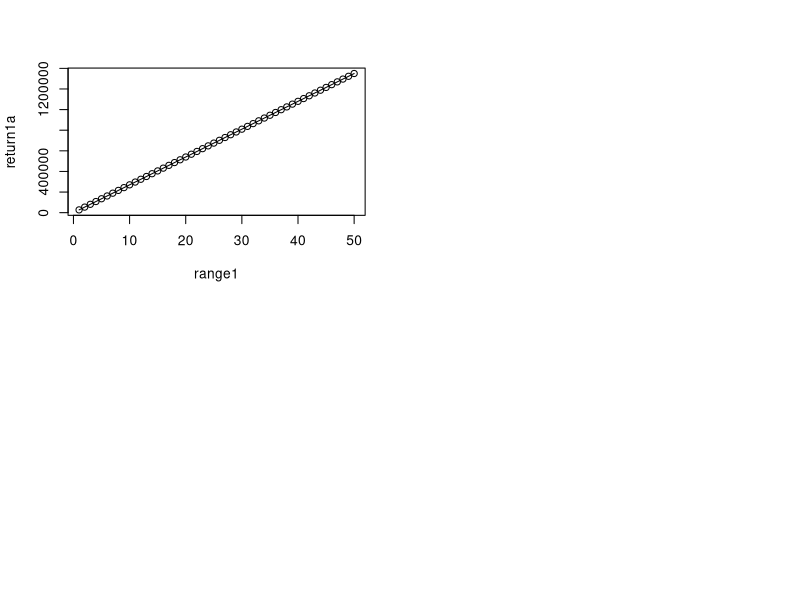

Generate this figure with R: (Note: this script raises an error after producing the figure.)

simulation <- function(k, n, beta, linear = TRUE) {
  
  # This function simulates the Data for a linear regression model or a binary 
  # classification model 
  
  # Parameters:
  #    k ... number of covariables
  #    n ... number of observations
  #    linear ... linear regression model or binary classification model
  #    beta ... the true beta
  
  # Output:
  # data set with columns y, x_1, ... x_k, pred
  #  pred ... the true prediction X*beta
  
  
  ### simulate X and beta step by step
  
  # X_1
  i <- 1
  Xname <- paste0("x", i)
  def <- defData(varname = Xname, 
                 dist = "normal", 
                 formula = 0, 
                 variance = 1) 
  
  # if k > 1 generate more columns
  if (k > 1) {
    for (i in 2:k) {
      # name of the coulum
      Xname <- c(Xname, paste0("x", i))
      
      # X_i
      def <- defData(def, 
                     varname = Xname[i], 
                     dist = "normal", 
                     formula = 0, 
                     variance = 1) 
      
    }
  }
  
  # create the formula
  formula <- paste(beta, "*", c("1", Xname), collapse = " + ")
  
  if (linear) {
    
    # generate Y according to the formula
    def <- defData(def, 
                   varname = "y", 
                   dist = "normal", 
                   formula = formula, 
                   variance = 1)
  } else {
    
    # generate a binary Y according to the formula
    def <- defData(def, 
                   varname = "y", 
                   dist = "binary",
                   formula = formula, 
                   variance = 100000,
                   link = "logit")
  }
  
  data <- genData(n, def)   # generate the data
  data$id <- NULL           # delete id column
  return(data)              # return the data set
}

# ------------------------------------------------------------------------------
# Grafik for Computational complexity
# ------------------------------------------------------------------------------

# change plot parameters
par(mfrow = c(2,2))



# Linear regression
formel1a <- function(B = 30, k = 10, n = 30, p = 3) {
  if (p > n) {
    returni <- B*p*n^2
  } else {
    returni <- B*n^3
  }
  return(returni)
}

formel2a <- function(B = 30, k = 10, n = 30, p = 3) {
  if (p > n) {
    returni <- B*p*n^2
  } else {
    returni <- B*n^3
  }
  return(returni)
}

formel3a <- function(B = 30, k = 10, n = 30, p = 3) {
  if (p > n) {
    returni <- B*p*n^2
  } else {
    returni <- B*n^3
  }
  return(returni)
}

formel4a <- function(B = 30, k = 10, n = 30, p = 3) {
  if (p > n) {
    returni <- k*n^2*p
  } else {
    returni <- k*n^3
  }
  return(returni)
}

formel5a <- function(B = 30, k = n, n = 30, p = 3) {
  if (p > n) {
    returni <- p*n^2
  } else {
    returni <- n^3
  }
  return(returni)
}

# Logistic regression
formel1b <- function(B = 30, k = 10, n = 30, p = 3, m=1) B*m*n*p

formel2b <- function(B = 30, k = 10, n = 30, p = 3, m=1) B*m*n*p


formel3b <- function(B = 30, k = 10, n = 30, p = 3, m=1) {
  if ((p*m) > n) {
    returni <- B*m*n*p
  } else {
    returni <- B*n^2
  }
  return(returni)
}

formel4b <- function(B = 30, k = 10, n = 30, p = 3, m=1) k * m * n * p

formel5b <- function(B = 30, k = n, n = 30, p = 3, m=1) m*n^2*p

# die grenzen der bereiche festlegen
range1 <- 1:50
range2 <- 1:30
range3 <- 30:100
range4 <- 3:20


# initiate vectors to save values
return1a <- 1:50
return2a <- 1:30
return3a <- 30:100
return4a <- 3:20
return1b <- 1:50
return2b <- 1:30
return3b <- 30:100
return4b <- 3:20

# 1
for (i in range1){
  
  return1a[i] <- formel1a(B = i)
  return2a[i] <- formel2a(B = i)
  return3a[i] <- formel3a(B = i)
  return4a[i] <- formel4a(B = i)
  #return5a[i] <- formel5a(B = i)
  
  return1b[i] <- formel1b(B = i)
  return2b[i] <- formel2b(B = i)
  return3b[i] <- formel3b(B = i)
  return4b[i] <- formel4b(B = i)
  #return5b[i] <- formel5b(B = i)
  
  
}

plot(range1, return1a)
lines(range1, return2a)
lines(range1, return3a)
lines(range1, return4a)




# plotten!

# 2
for (i in range2){
  
  return1a[i] <- formel1a(k = i)
  return2a[i] <- formel2a(k = i)
  return3a[i] <- formel3a(k = i)
  return4a[i] <- formel4a(k = i)
  return5a[i] <- formel5a(k = i)
  
  return1b[i] <- formel1b(k = i)
  return2b[i] <- formel2b(k = i)
  return3b[i] <- formel3b(k = i)
  return4b[i] <- formel4b(k = i)
  return5b[i] <- formel5b(k = i)
  
}

# plotten!


# 3
for (i in range3){
  
  return1a[i] <- formel1a(n = i)
  return2a[i] <- formel2a(n = i)
  return3a[i] <- formel3a(n = i)
  return4a[i] <- formel4a(n = i)
  return5a[i] <- formel5a(n = i)
  
  return1b[i] <- formel1b(n = i)
  return2b[i] <- formel2b(n = i)
  return3b[i] <- formel3b(n = i)
  return4b[i] <- formel4b(n = i)
  return5b[i] <- formel5b(n = i)
  
  
}

# plotten!


# 4
for (i in range4){
  
  return1a[i] <- formel1a(p = i)
  return2a[i] <- formel2a(p = i)
  return3a[i] <- formel3a(p = i)
  return4a[i] <- formel4a(p = i)
  return5a[i] <- formel5a(p = i)
  
  return1b[i] <- formel1b(p = i)
  return2b[i] <- formel2b(p = i)
  return3b[i] <- formel3b(p = i)
  return4b[i] <- formel4b(p = i)
  return5b[i] <- formel5b(p = i)
  
}

# plotten!

